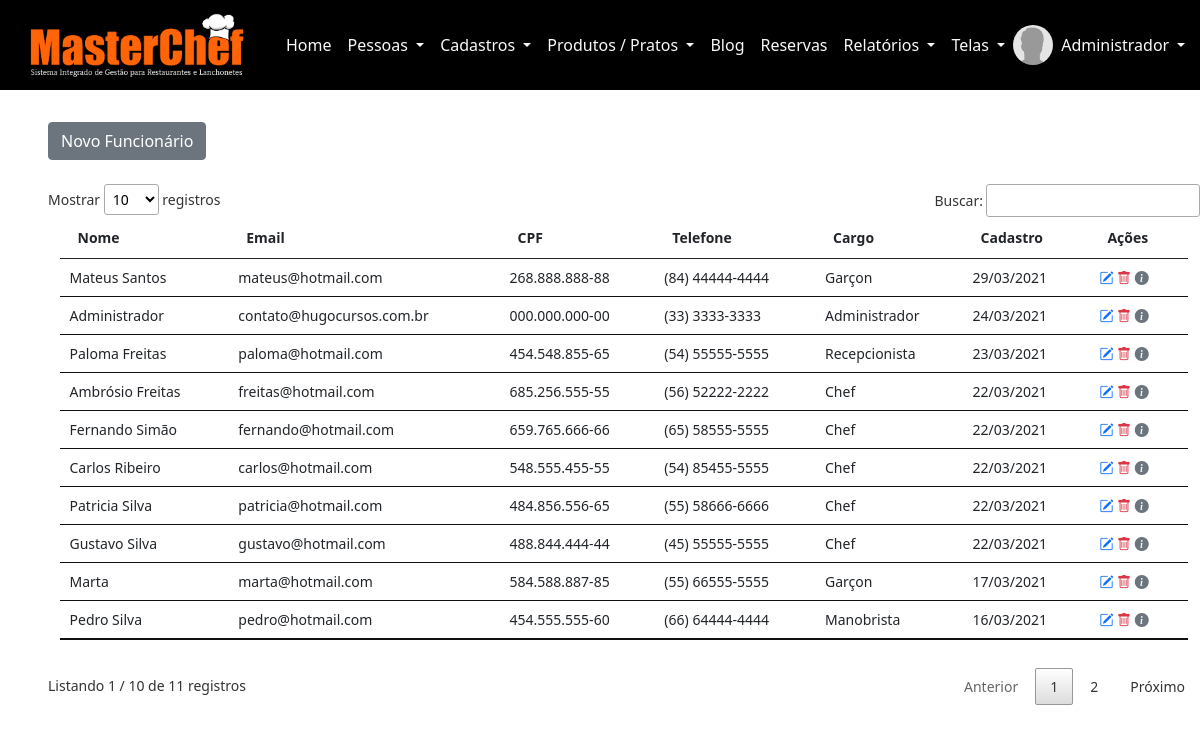
Screenshot of /sistema/painel-admin/index.php?pag=funcionarios (signed in) with the database file from the repository.
### tables this page shows
CREATE TABLE `usuarios` (
  `id` int(11) NOT NULL,
  `nome` varchar(50) NOT NULL,
  `cpf` varchar(20) NOT NULL,
  `email` varchar(50) NOT NULL,
  `senha` varchar(30) NOT NULL,
  `nivel` varchar(20) NOT NULL
);

CREATE TABLE `funcionarios` (
  `id` int(11) NOT NULL,
  `nome` varchar(50) NOT NULL,
  `cpf` varchar(20) NOT NULL,
  `email` varchar(50) NOT NULL,
  `telefone` varchar(20) NOT NULL,
  `endereco` varchar(100) NOT NULL,
  `cargo` int(11) NOT NULL,
  `data_cadastro` date NOT NULL
);

CREATE TABLE `cargos` (
  `id` int(11) NOT NULL,
  `nome` varchar(25) NOT NULL
);

### sistema/painel-admin/funcionarios.php (the view, shortened to what this page needs)
<?php
$pagina = 'funcionarios';
?>
<a href="index.php?pag=<?php echo $pagina ?>&funcao=novo" type="button" class="btn btn-secondary mt-2 mb-4">Novo Funcionário</a>
<small>
	<table id="example" class="table table-hover table-sm my-4" style="width:98%;">
		<thead>
			<tr>
				<th>Nome</th>
				<th>Email</th>
				<th>CPF</th>
				<th>Telefone</th>
				<th>Cargo</th>
				<th>Cadastro</th>
				<th>Ações</th>
			</tr>
		</thead>
		<tbody>
			<?php
			$query = $pdo->query("SELECT * FROM funcionarios order by id desc");
			$res = $query->fetchAll(PDO::FETCH_ASSOC);
			for($i=0; $i < @count($res); $i++){
					$id_reg = $res[$i]['id'];
				$id_cargo = $res[$i]['cargo'];
				$query2 = $pdo->query("SELECT * FROM cargos where id = '$id_cargo'");
				$res2 = $query2->fetchAll(PDO::FETCH_ASSOC);
				$nome_cargo = $res2[0]['nome'];
				$data = implode('/', array_reverse(explode('-', $res[$i]['data_cadastro'])));
				?>
				<tr>
					<td><?php echo $res[$i]['nome'] ?></td>
					<td><?php echo $res[$i]['email'] ?></td>
					<td><?php echo $res[$i]['cpf'] ?></td>
					<td><?php echo $res[$i]['telefone'] ?></td>
					<td><?php echo $nome_cargo ?></td>
					<td><?php echo $data ?></td>
					<td>
						<a href="index.php?pag=<?php echo $pagina ?>&funcao=editar&id=<?php echo $id_reg ?>" title="Editar Registro">
							<i class="bi bi-pencil-square mr-1 text-primary"></i></a>
							<a href="index.php?pag=<?php echo $pagina ?>&funcao=excluir&id=<?php echo $id_reg ?>" title="Excluir Registro">
								<i class="bi bi-trash text-danger"></i></a>
								<a href="" onclick="dados('<?php echo $res[$i]["nome"] ?>', '<?php echo $res[$i]["cpf"] ?>', '<?php echo $res[$i]["email"] ?>', '<?php echo $res[$i]["telefone"] ?>', '<?php echo $nome_cargo ?>', '<?php echo $res[$i]["endereco"] ?>')" title="Ver Dados">
									<i class="bi bi-info-circle-fill text-secondary"></i></a>
								</td>
							</tr>
						<?php } ?>
					</tbody>
				</table>
			</small>

### sistema/painel-admin/index.php (shortened to what this page needs)
<?php
require_once("../../conexao.php");
$menu1 = 'home';
$menu2 = 'usuarios';
$menu3 = 'funcionarios';
$menu4 = 'cargos';
$menu5 = 'mesas';
$menu6 = 'fornecedores';
$menu7 = 'categorias';
$menu8 = 'produtos';
$menu9 = 'pratos';
$menu10 = 'compras';
$menu11 = 'banners';
$menu12 = 'blog';
$menu13 = 'estoque';
$menu14 = 'reservas';
$menu15 = 'galeria';
$menu16 = 'categorias-galeria';
$id_usuario = $_SESSION['id'];
$query = $pdo->query("SELECT * FROM usuarios WHERE id = '$id_usuario'");
$res = $query->fetchAll(PDO::FETCH_ASSOC);
$total_reg = @count($res);
if($total_reg > 0){
	$nome_usu = $res[0]['nome'];
}
?>
<!DOCTYPE html>
<html>
<head>
	<link href="https://cdn.jsdelivr.net/npm/bootstrap@5.0.0-beta2/dist/css/bootstrap.min.css" rel="stylesheet">
	<link rel="stylesheet" type="text/css" href="../vendor/DataTables/datatables.min.css"/>
	<link rel="stylesheet" href="https://cdn.jsdelivr.net/npm/bootstrap-icons@1.4.0/font/bootstrap-icons.css">
</head>
<body>
	<nav class="navbar navbar-expand-lg" style="background: #000000;">
		<div class="container-fluid">
			<a class="navbar-brand" href="index.php"><img src="../img/logo-texto-grande.png" width="250"></a>
			<div class="collapse navbar-collapse" id="navbarSupportedContent">
				<ul class="navbar-nav me-auto mb-2 mb-lg-0">
					<li class="nav-item">
						<a class="nav-link active text-light" aria-current="page" href="index.php?pag=<?php echo $menu1 ?>">Home</a>
					</li>
					<li class="nav-item dropdown">
						<a class="nav-link dropdown-toggle text-light" href="#" id="navbarDropdown" role="button" data-bs-toggle="dropdown" aria-expanded="false">
							Pessoas
						</a>
					</li>
					<li class="nav-item dropdown">
						<a class="nav-link dropdown-toggle text-light" href="#" id="navbarDropdown" role="button" data-bs-toggle="dropdown" aria-expanded="false">
							Cadastros
						</a>
					</li>
					<li class="nav-item dropdown">
						<a class="nav-link dropdown-toggle text-light" href="#" id="navbarDropdown" role="button" data-bs-toggle="dropdown" aria-expanded="false">
							Produtos / Pratos
						</a>
					</li>
					<li class="nav-item">
						<a class="nav-link text-light" aria-current="page" href="index.php?pag=<?php echo $menu12 ?>">Blog</a>
					</li>
					<li class="nav-item">
						<a class="nav-link text-light" aria-current="page" href="index.php?pag=<?php echo $menu14 ?>">Reservas</a>
					</li>
					<li class="nav-item dropdown">
						<a class="nav-link dropdown-toggle text-light" href="#" id="navbarDropdown" role="button" data-bs-toggle="dropdown" aria-expanded="false">
							Relatórios
						</a>
					</li>
					<li class="nav-item dropdown">
						<a class="nav-link dropdown-toggle text-light" href="#" id="navbarDropdown" role="button" data-bs-toggle="dropdown" aria-expanded="false">
							Telas
						</a>
					</li>
				</ul>
				<div class="d-flex mr-4">
					<img class="img-profile rounded-circle" src="../img/sem-usuario.jpg" width="40px" height="40px">
					<div class="collapse navbar-collapse" id="navbarNavDarkDropdown">
						<ul class="navbar-nav">
							<li class="nav-item dropdown">
								<a class="nav-link dropdown-toggle text-light" href="#" id="navbarDarkDropdownMenuLink" role="button" data-bs-toggle="dropdown" aria-expanded="false">
									<?php echo $nome_usu ?>
								</a>
							</li>
						</ul>
					</div>
				</div>
			</div>
		</div>
	</nav>
	<div class="container-fluid mt-4 mx-4 px-4">
		<?php
		if(@$_GET['pag'] == $menu1){
			require_once($menu1.'.php');
		}else if(@$_GET['pag'] == $menu2){
			require_once($menu2.'.php');
		}else if(@$_GET['pag'] == $menu3){
			require_once($menu3.'.php');
		}else if(@$_GET['pag'] == $menu4){
			require_once($menu4.'.php');
		}else if(@$_GET['pag'] == $menu5){
			require_once($menu5.'.php');
		}else if(@$_GET['pag'] == $menu6){
			require_once($menu6.'.php');
		}else if(@$_GET['pag'] == $menu7){
			require_once($menu7.'.php');
		}else if(@$_GET['pag'] == $menu8){
			require_once($menu8.'.php');
		}else if(@$_GET['pag'] == $menu9){
			require_once($menu9.'.php');
		}else if(@$_GET['pag'] == $menu10){
			require_once($menu10.'.php');
		}else if(@$_GET['pag'] == $menu11){
			require_once($menu11.'.php');
		}else if(@$_GET['pag'] == $menu12){
			require_once($menu12.'.php');
		}else if(@$_GET['pag'] == $menu13){
			require_once($menu13.'.php');
		}else if(@$_GET['pag'] == $menu14){
			$pag_painel = '../painel-recep/';
			require_once('../painel-recep/'.$menu14.'.php');
		}else if(@$_GET['pag'] == $menu15){
			require_once($menu15.'.php');
		}else if(@$_GET['pag'] == $menu16){
			require_once($menu16.'.php');
		}
		else{
			require_once($menu1.'.php');
		}
		?>
	</div>
</body>
</html>

### rows the page displays
usuarios: nome "Administrador"
funcionarios: nome "Mateus Santos", email "mateus@hotmail.com", cpf "268.888.888-88", telefone "(84) 44444-4444", cargos.nome "Garçon", data_cadastro "29/03/2021"
funcionarios: nome "Administrador", email "contato@hugocursos.com.br", cpf "000.000.000-00", telefone "(33) 3333-3333", cargos.nome "Administrador", data_cadastro "24/03/2021"
funcionarios: nome "Paloma Freitas", email "paloma@hotmail.com", cpf "454.548.855-65", telefone "(54) 55555-5555", cargos.nome "Recepcionista", data_cadastro "23/03/2021"
funcionarios: nome "Ambrósio Freitas", email "freitas@hotmail.com", cpf "685.256.555-55", telefone "(56) 52222-2222", cargos.nome "Chef", data_cadastro "22/03/2021"
funcionarios: nome "Fernando Simão", email "fernando@hotmail.com", cpf "659.765.666-66", telefone "(65) 58555-5555", cargos.nome "Chef", data_cadastro "22/03/2021"
funcionarios: nome "Carlos Ribeiro", email "carlos@hotmail.com", cpf "548.555.455-55", telefone "(54) 85455-5555", cargos.nome "Chef", data_cadastro "22/03/2021"
funcionarios: nome "Patricia Silva", email "patricia@hotmail.com", cpf "484.856.556-65", telefone "(55) 58666-6666", cargos.nome "Chef", data_cadastro "22/03/2021"
funcionarios: nome "Gustavo Silva", email "gustavo@hotmail.com", cpf "488.844.444-44", telefone "(45) 55555-5555", cargos.nome "Chef", data_cadastro "22/03/2021"
funcionarios: nome "Marta", email "marta@hotmail.com", cpf "584.588.887-85", telefone "(55) 66555-5555", cargos.nome "Garçon", data_cadastro "17/03/2021"
funcionarios: nome "Pedro Silva", email "pedro@hotmail.com", cpf "454.555.555-60", telefone "(66) 64444-4444", cargos.nome "Manobrista", data_cadastro "16/03/2021"
